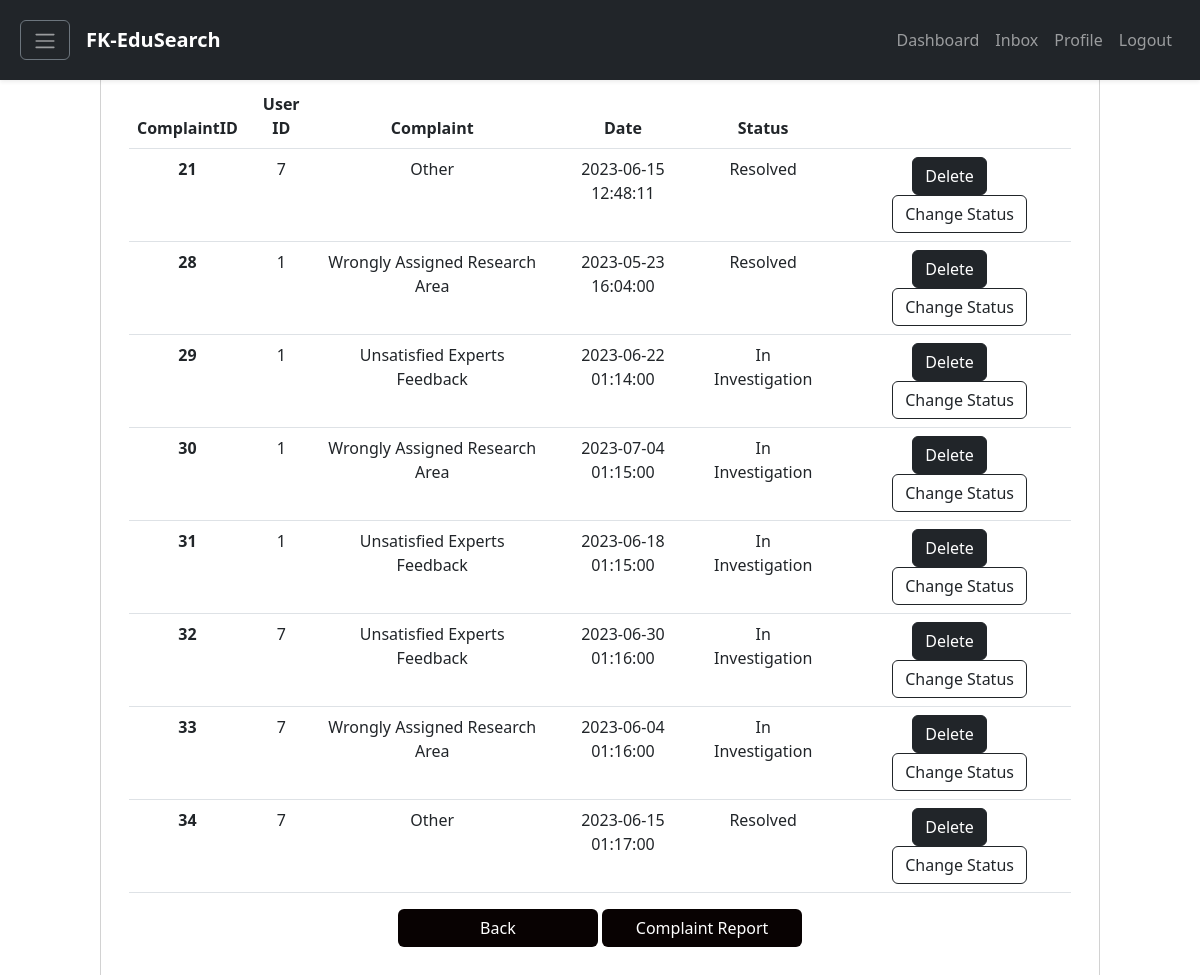
/admincomplaint.php, run on the app's committed database.
### tables this page shows
CREATE TABLE `complaint` (
  `complaintid` int NOT NULL,
  `userid` int DEFAULT NULL,
  `postid` int DEFAULT NULL,
  `complaintDate` datetime DEFAULT NULL,
  `complaintType` varchar(60) DEFAULT NULL,
  `complaintDescription` varchar(60) DEFAULT NULL,
  `complaintStatus` varchar(60) DEFAULT NULL,
  `images` varchar(255) DEFAULT NULL
);

### classes/Complaint.classes.php (called while the page is built, shortened)
<?php
class Complaint extends Connection
{
    public function getAllComplaint($keyword)
    {
        $connection = $this->getConnection();
        $query = "SELECT * FROM complaint";
        $result = mysqli_query($connection, $query);
        if (!$result) {
            return false;
        } else {
            return $result;
        }
    }
}

### admincomplaint.php (the view, shortened to what this page needs)
<!DOCTYPE html>
<html lang="en">
<head>
    <link href="https://cdn.jsdelivr.net/npm/bootstrap@5.3.0-alpha3/dist/css/bootstrap.min.css" rel="stylesheet">
</head>
<body style="margin-top: 10px;">
    <?php
    include "components/navigation.php";
    $searchComplaint = new ComplaintController();
    $result = $searchComplaint->getAllComplaint($complaintType);
    ?>
    <div class="d-flex flex-column justify-content-center align-item-center vh-100" style="padding-left: 100px; padding-right: 100px">
        <div class="card text-center">
            <div class="card-header">
                <ul class="nav nav-tabs card-header-tabs">
                    <li class="nav-item">
                        <a class="nav-link active" aria-current="true" href="#">All Complaint</a>
                    </li>
                </ul>
            </div>
            <div class="card-body">
                <div class="container py-4">
                    <table class="table">
                        <thead>
                            <tr>
                                <th scope="col">ComplaintID</th>
                                <th scope="col">User ID</th>
                                <th scope="col">Complaint</th>
                                <th scope="col">Date</th>
                                <th scope="col">Status</th>
                                <th scope="col" style="width:20px"></th>
                                <th></th>
                            </tr>
                        </thead>
                        <tbody>
                            <?php
                            if ($result) {
                                if ($result->num_rows > 0) {
                                    while ($row = $result->fetch_assoc()) {
                                        $complaintid = $row['complaintid'];
                                        $userid = $row['userid'];
                                        $complaintDate = $row['complaintDate'];
                                        $complaintType = $row['complaintType'];
                                        $complaintStatus = $row['complaintStatus'];
                                        echo '
                    <tr>
                        <th>' . $complaintid . '</th>
                        <td>' . $userid . '</td>
                        <td>' . $complaintType . '</td>
                        <td>' . $complaintDate . '</td>
                        <td>
                                ' . $complaintStatus . '
                        </td>
                        <td></td>
                        <td>
                            <div class="btn-group">
                                <form method="POST">
                                    <input type="hidden" name="complaintid" value="' . $complaintid . '">
                                    <button style="margin-right:20px;" type="submit" name="deletecomplaint" class="btn btn-dark">Delete</button>
                                <a href="complaintStatus.php?complaintid=' . $complaintid . '" class="btn btn-outline-dark">Change Status</a>
                                </form>
                                </div>
                        </td>
                    </tr>
                ';
                                    }
                                }
                            } else {
                                echo '<tr><td colspan="7">No complaints found.</td></tr>';
                            }
                            ?>
                        </tbody>
                    </table>
                    <a href="home.php" class="btn" style="color:white; background-color: #080202; width:200px">Back</a>
                    <a href="complaintReport.php" class="btn" style="color:white; background-color: #080202; width:200px">Complaint Report</a>
                </div>
            </div>
        </div>
    </div>
</body>
</html>

### data on the page
complaint: complaintid "21", userid "7", complaintType "Other", complaintDate "2023-06-15 12:48:11", complaintStatus "Resolved"
complaint: complaintid "28", userid "1", complaintType "Wrongly Assigned Research Area", complaintDate "2023-05-23 16:04:00", complaintStatus "Resolved"
complaint: complaintid "29", userid "1", complaintType "Unsatisfied Experts Feedback", complaintDate "2023-06-22 01:14:00", complaintStatus "In Investigation"
complaint: complaintid "30", userid "1", complaintType "Wrongly Assigned Research Area", complaintDate "2023-07-04 01:15:00", complaintStatus "In Investigation"
complaint: complaintid "31", userid "1", complaintType "Unsatisfied Experts Feedback", complaintDate "2023-06-18 01:15:00", complaintStatus "In Investigation"
complaint: complaintid "32", userid "7", complaintType "Unsatisfied Experts Feedback", complaintDate "2023-06-30 01:16:00", complaintStatus "In Investigation"
complaint: complaintid "33", userid "7", complaintType "Wrongly Assigned Research Area", complaintDate "2023-06-04 01:16:00", complaintStatus "In Investigation"
complaint: complaintid "34", userid "7", complaintType "Other", complaintDate "2023-06-15 01:17:00", complaintStatus "Resolved"
